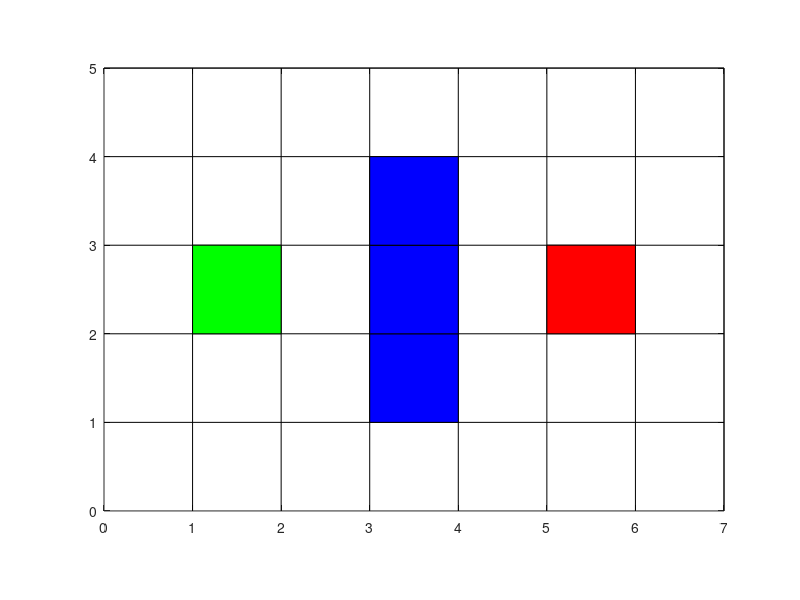

MATLAB code for this plot: (Note: this script raises an error after producing the figure.)
% A*算法
% 作者：Ally
% 日期：2021/1/9
clc
clear
close all

%% 画地图

% 栅格地图的行数、列数定义
m = 5;
n = 7;
start_node = [2, 3];
target_node = [6, 3];
obs = [4,2; 4,3; 4,4];

for i = 1:m
    plot([0,n], [i, i], 'k');
    hold on
end
    
for j = 1:n
     plot([j, j], [0, m], 'k');
end

axis equal
xlim([0, n]);
ylim([0, m]);   

% 绘制障碍物、起止点颜色块
fill([start_node(1)-1, start_node(1), start_node(1), start_node(1)-1],...
    [start_node(2)-1, start_node(2)-1 , start_node(2), start_node(2)], 'g');

fill([target_node(1)-1, target_node(1), target_node(1), target_node(1)-1],...
    [target_node(2)-1, target_node(2)-1 , target_node(2), target_node(2)], 'r');

for i = 1:size(obs,1)
    temp = obs(i,:);
    fill([temp(1)-1, temp(1), temp(1), temp(1)-1],...
        [temp(2)-1, temp(2)-1 , temp(2), temp(2)], 'b');
end

%% 预处理

% 初始化closeList
closeList = start_node;
closeList_path = {start_node,start_node};
closeList_cost = 0;
child_nodes = child_nodes_cal(start_node,  m, n, obs, closeList);  

% 初始化openList
openList = child_nodes;
for i = 1:size(openList,1)
    openList_path{i,1} = openList(i,:);
    openList_path{i,2} = [start_node;openList(i,:)];
end

for i = 1:size(openList, 1)
    g = norm(start_node - openList(i,1:2));
    h = abs(target_node(1) - openList(i,1)) + abs(target_node(2) - openList(i,2));
    f = g + h;
    openList_cost(i,:) = [g, h, f];
end

%% 开始搜索
% 从openList开始搜索移动代价最小的节点
[~, min_idx] = min(openList_cost(:,3));
parent_node = openList(min_idx,:);


%% 进入循环
flag = 1;
while flag   
    
    % 找出父节点的忽略closeList的子节点
    child_nodes = child_nodes_cal(parent_node,  m, n, obs, closeList); 
    
    % 判断这些子节点是否在openList中，若在，则比较更新；没在则追加到openList中
    for i = 1:size(child_nodes,1)
        child_node = child_nodes(i,:);
        [in_flag,openList_idx] = ismember(child_node, openList, 'rows');
        g = openList_cost(min_idx, 1) + norm(parent_node - child_node);
        h = abs(child_node(1) - target_node(1)) + abs(child_node(2) - target_node(2));
        f = g+h;
        
        if in_flag   % 若在，比较更新g和f        
            if g < openList_cost(openList_idx,1)
                openList_cost(openList_idx, 1) = g;
                openList_cost(openList_idx, 3) = f;
                openList_path{openList_idx,2} = [openList_path{min_idx,2}; child_node];
            end
        else         % 若不在，追加到openList
            openList(end+1,:) = child_node;
            openList_cost(end+1, :) = [g, h, f];
            openList_path{end+1, 1} = child_node;
            openList_path{end, 2} = [openList_path{min_idx,2}; child_node];
        end
    end
   
    
    % 从openList移除移动代价最小的节点到 closeList
    closeList(end+1,: ) =  openList(min_idx,:);
    closeList_cost(end+1,1) =   openList_cost(min_idx,3);
    closeList_path(end+1,:) = openList_path(min_idx,:);
    openList(min_idx,:) = [];
    openList_cost(min_idx,:) = [];
    openList_path(min_idx,:) = [];
 
    % 重新搜索：从openList搜索移动代价最小的节点
    [~, min_idx] = min(openList_cost(:,3));
    parent_node = openList(min_idx,:);
    
    % 判断是否搜索到终点
    if parent_node == target_node
        closeList(end+1,: ) =  openList(min_idx,:);
        closeList_cost(end+1,1) =   openList_cost(min_idx,1);
        closeList_path(end+1,:) = openList_path(min_idx,:);
        flag = 0;
    end
end
    

%% 画路径
path_opt = closeList_path{end,2};
path_opt(:,1) = path_opt(:,1)-0.5;
path_opt(:,2) = path_opt(:,2)-0.5;
scatter(path_opt(:,1), path_opt(:,2), 'k');
plot(path_opt(:,1), path_opt(:,2), 'k');
  